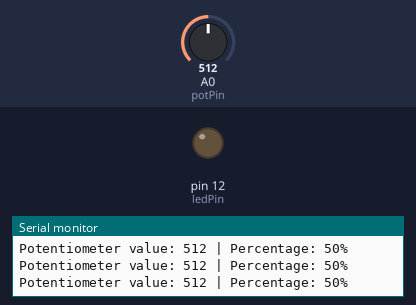
The sketch below on a simulated Arduino Uno, built with avr-gcc and run on an emulated ATmega328P. On the bench: output pins drawn as LEDs (lit = HIGH), the last lines printed to the serial monitor. Inputs (shaded band) come from the test bench; at power-on: A0 (potPin) = 512.

Above: at 1.2 s.
1.3 s: A0 (potPin) set to 526
At 2.4 s:
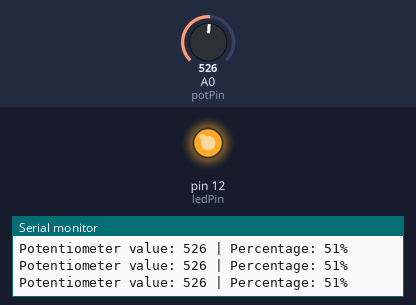
2.9 s: A0 (potPin) set to 511
At 3.8 s:
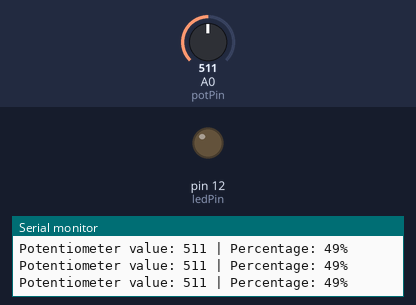
4.5 s: A0 (potPin) set to 716
At 5.3 s:
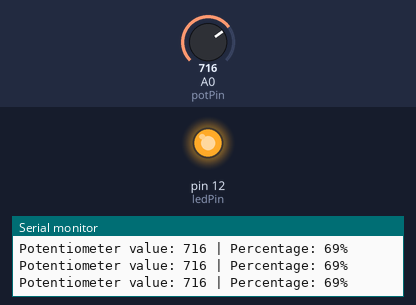
Timing chart, 0 to 7.5 s (numbered marks = the images above; inputs shaded):
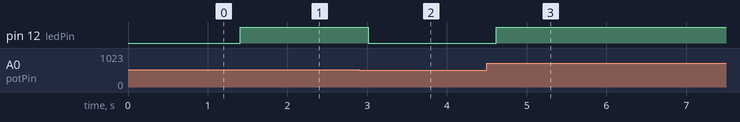

Measured:
- the behaviour switches between 513 and 514 on A0 (potPin) (found by bisection; images 0 and 1)
- after the input at 1.3 s, pin 12 (ledPin): LOW → HIGH after 0.11 s
- after the input at 2.9 s, pin 12 (ledPin): HIGH → LOW after 0.11 s
- after the input at 4.5 s, pin 12 (ledPin): LOW → HIGH after 0.12 s

The sketch:

kwadwo.ino
```cpp
const int potPin = 14;   // Potentiometer connected to analog pin A0 (or GPIO 14 on some boards)
const int ledPin = 12;   // LED connected to digital pin 12 (PWM capable)

void setup() {
  Serial.begin(115200);  // Initialize serial communication
  pinMode(ledPin, OUTPUT);  // Set LED pin as output
}

void loop() {
  int potValue = analogRead(potPin);  // Read potentiometer value (0–1023)
  int percentage = map(potValue, 0, 1023, 0, 100);  // Convert to percentage (0%–100%)
  int pwmValue = map(potValue, 0, 1023, 0, 255);   // Map to PWM range (0–255)

  analogWrite(ledPin, pwmValue);  // Set LED brightness using PWM

  Serial.print("Potentiometer value: ");
  Serial.print(potValue);
  Serial.print(" | Percentage: ");
  Serial.print(percentage);
  Serial.println("%");

  delay(200);  // Small delay for readability
}
```
